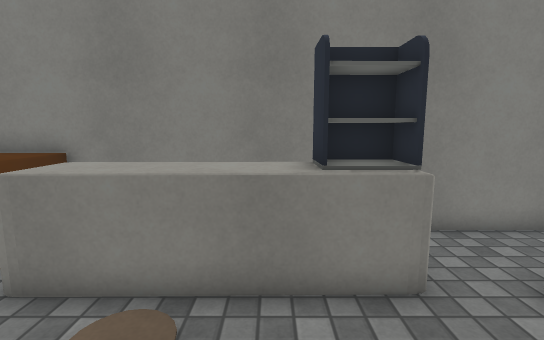
[1] (above)

14 first-person views from a walk through a 3-D level made in the Unity game engine. The camera is 1.4 m above the floor, tilts 8° down and sees 85° across. The floor is counted in squares, 0.5 m on a side. Each view is taken from the middle of a square. On the plan, view 1 faces up. The plan holds only what a view shows up to about 20 squares ahead; the rest is blank. The place goes on beyond the plan. The player character is not drawn. Some animated figures are not drawn. Door leaves are left out, so doorways stand open. Some surface patterns are stand-ins.

[2]
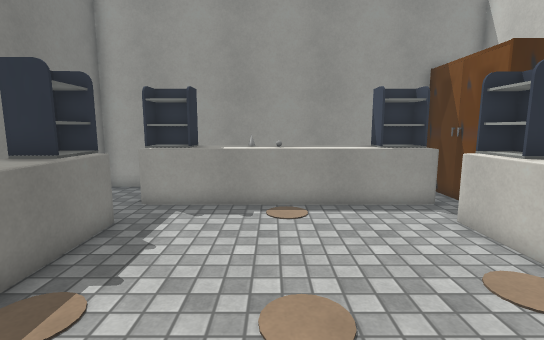

[3]
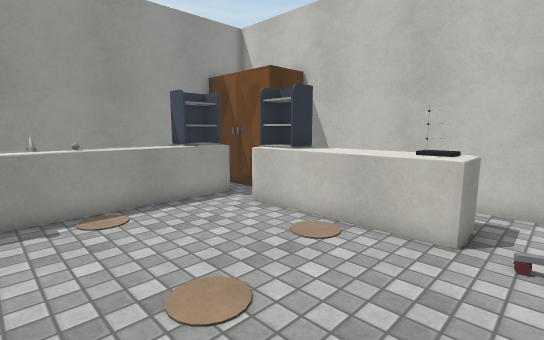

[4]
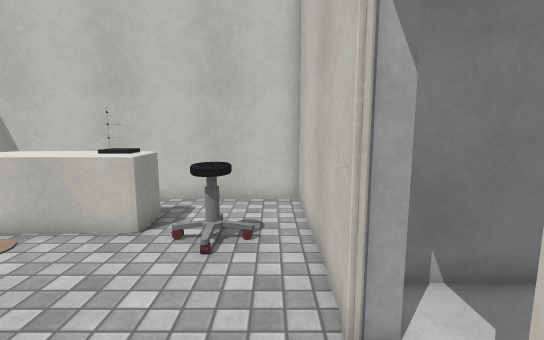

[5]
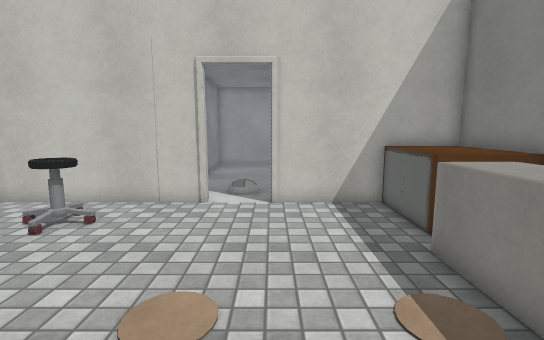

[6]
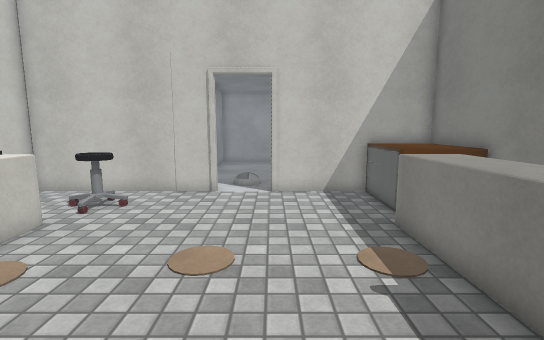

[7]
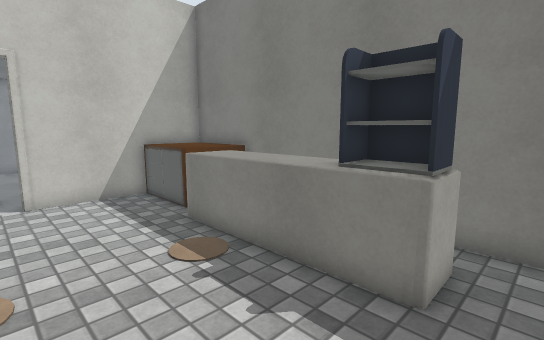

[8]
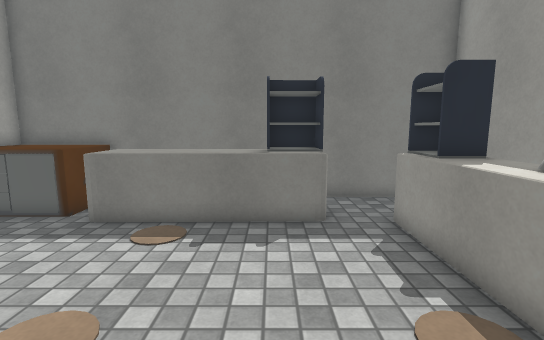

[9]
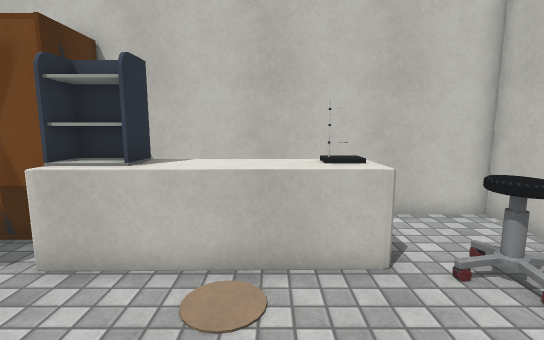

[10]
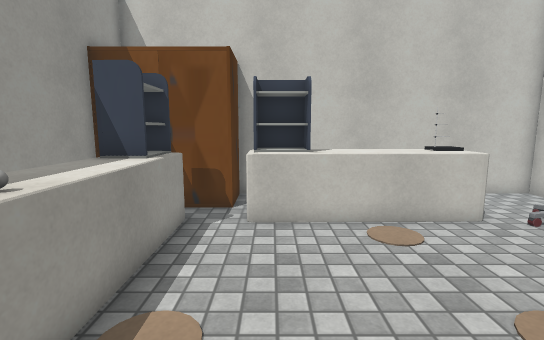

[11]
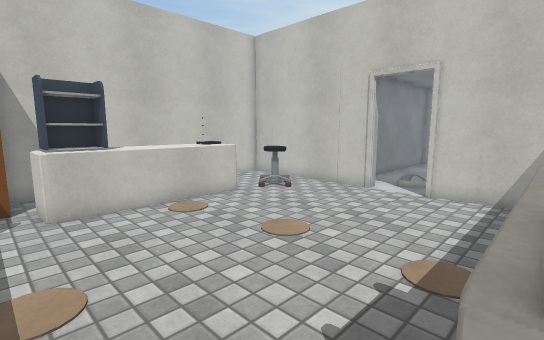

[12]
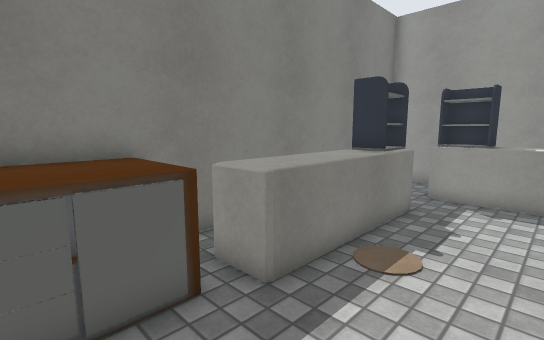

[13]
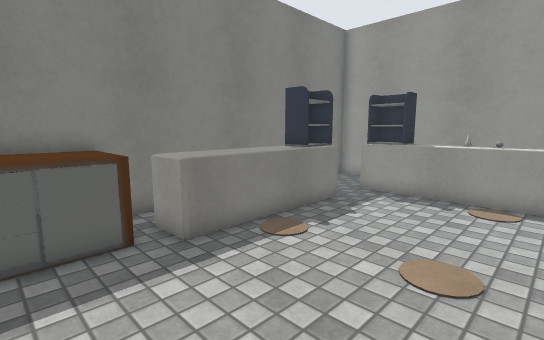

[14]
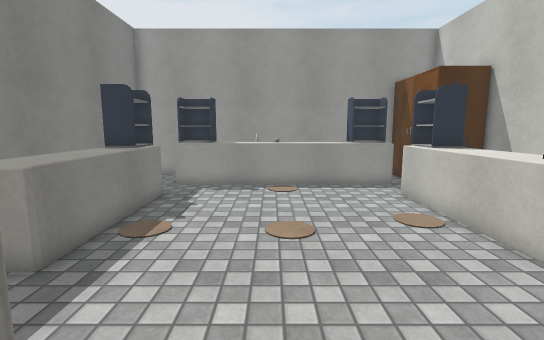

### Floor plan
Points are (right, up) in squares from view 1. A wall is a line through its corners. A room is listed if a view was taken in it or the views show most of it. See-through windows are left out.
Room 1 (views 1, 2, 3, 4, 5, 6, 7, 8, 9, 10, 11, 12, 13)
walls: (-9.1, -1.5) (-9.1, -9.6) (3.5, -9.6); (-9.1, 5.5) (-9.1, 0.9); (8.1, -7.4) (8.1, 7.9) (-9.1, 7.9)
ways out: open door at (-9, 0) to room 2
objects: other object (-9, 5) to (-5, 7); other object (-7, -6) to (-6, -5); other object (-5, 5) to (0, 6); other object (-4, -7) to (0, -6); other object (1, -7) to (3, -6); other object (1, 5) to (3, 6); other object (5, -6) to (6, -4); other object (5, -3) to (6, 0); other object (5, 0); other object (5, 1) to (6, 1); other object (5, 2) to (6, 2); other object (5, 3) to (6, 5)
Room 2 (view 14)
walls: (-9.8, -1.5) (-9.1, -1.5); (-13.5, -3.1) (-10.4, -3.1)
ways out: open door at (-9, 0) to room 1

Positions as (right, up) in squares from view 1, and headings:
1: (0, 0), facing up
2: (-6, 0), facing right
3: (-6, 2), facing down-right
4: (-8, 2), facing down
5: (2, 1), facing left
6: (4, 1), facing left
7: (4, 0), facing up-left
8: (1, -4), facing up
9: (-2, 0), facing down
10: (2, 3), facing down
11: (4, 5), facing down-left
12: (-8, 1), facing up-right
13: (-8, -2), facing up-right
14: (-10, 0), facing right
